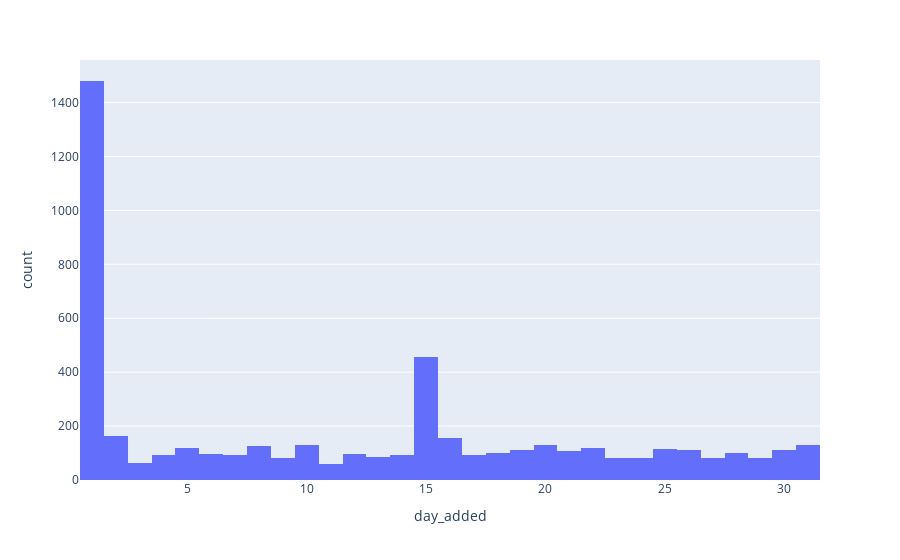

Notebook code cell kept with this figure:
### Code cell
px.histogram(data_frame=movies,x='day_added')

### Figure 1 — Plotly figure (JSON) as saved in the notebook; plotly's stock layout.template omitted (floating-point values rounded to 4 significant figures; data arrays with more than 128 entries replaced by an {"elided": "..."} marker saying what was removed)
{"data": [{"alignmentgroup": "True", "bingroup": "x", "hovertemplate": "day_added=%{x}<br>count=%{y}<extra></extra>", "legendgroup": "", "marker": {"color": "#636efa", "pattern": {"shape": ""}}, "name": "", "offsetgroup": "", "orientation": "v", "showlegend": false, "type": "histogram", "x": {"elided": "4972 int values"}, "xaxis": "x", "yaxis": "y"}], "layout": {"barmode": "relative", "legend": {"tracegroupgap": 0}, "margin": {"t": 60}, "xaxis": {"anchor": "y", "domain": [0, 1], "title": {"text": "day_added"}}, "yaxis": {"anchor": "x", "domain": [0, 1], "title": {"text": "count"}}}}
